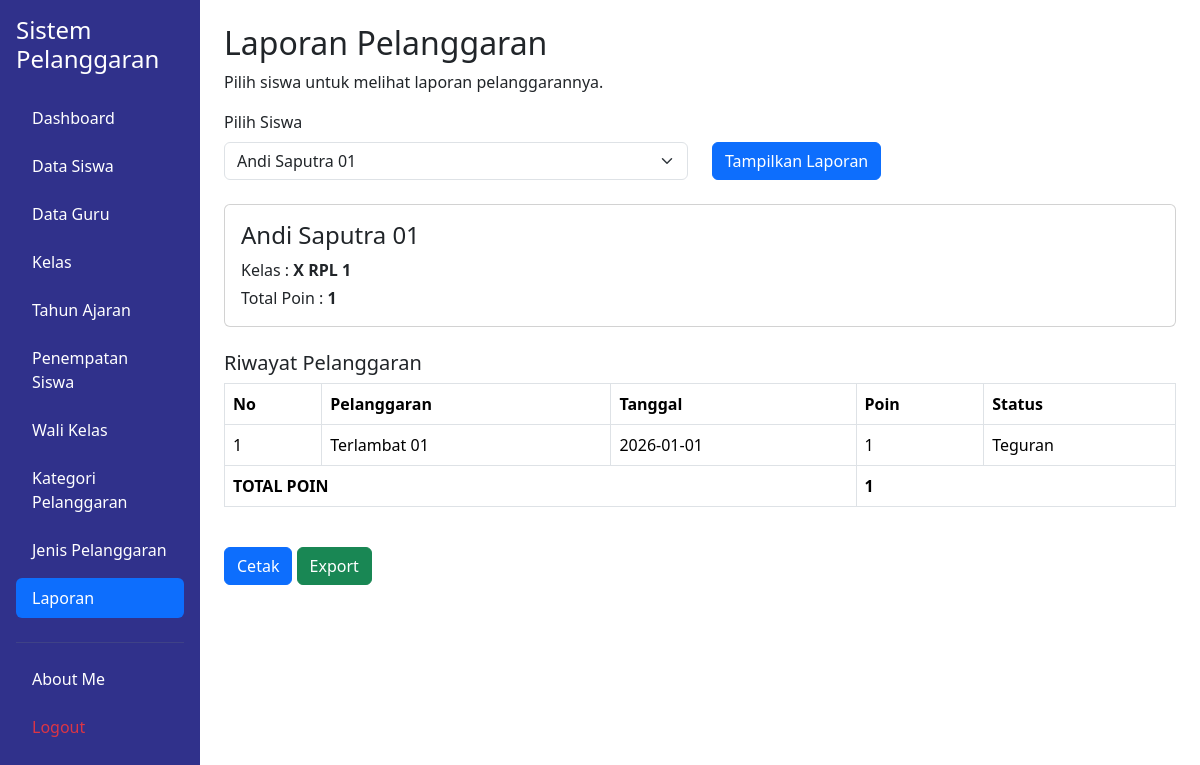
/laporan.php?siswa_id=1 (signed in), run on the app's committed database.
### tables this page shows
CREATE TABLE `t_pelanggaran_siswa` (
  `id` int(11) NOT NULL,
  `tahun_ajaran_id` int(11) NOT NULL,
  `siswa_id` int(11) NOT NULL,
  `nama_siswa` varchar(150) NOT NULL,
  `kelas_id` int(11) NOT NULL,
  `nama_kelas` varchar(100) NOT NULL,
  `pelanggaran_id` int(11) NOT NULL,
  `nama_pelanggaran` varchar(150) NOT NULL,
  `pelanggaran_kategori_id` int(11) NOT NULL,
  `guru_id` int(11) NOT NULL,
  `nama_guru` varchar(150) NOT NULL,
  `tanggal` date NOT NULL,
  `keterangan` text NOT NULL,
  `poin` int(11) NOT NULL,
  `tindakan` text NOT NULL,
  `status` varchar(30) NOT NULL,
  `created_at` timestamp NOT NULL DEFAULT current_timestamp(),
  `updated_at` timestamp NOT NULL DEFAULT current_timestamp()
);

### laporan.php (the view, shortened to what this page needs)
<?php
include "config/koneksi.php";
$role = strtolower($_SESSION['role']);
$data_siswa = mysqli_query(
    $koneksi,
    "SELECT DISTINCT siswa_id, nama_siswa
     FROM t_pelanggaran_siswa
     ORDER BY nama_siswa ASC"
);
$siswa_id = isset($_GET['siswa_id']) ? $_GET['siswa_id'] : '';
$data_laporan = null;
if ($siswa_id != '') {
    $data_laporan = mysqli_query(
        $koneksi,
        "SELECT *
         FROM t_pelanggaran_siswa
         WHERE siswa_id = '$siswa_id'
         ORDER BY tanggal DESC"
    );
}
?>
<!DOCTYPE html>
<html>
<head>
    <link
        href="https://cdn.jsdelivr.net/npm/bootstrap@5.3.3/dist/css/bootstrap.min.css"
        rel="stylesheet">
</head>
<body>
<div class="container-fluid">
    <div class="row">
        <div class="col-md-3 col-lg-2 min-vh-100 p-3"
             style="background-color: #30318B;">
            <h4 class="text-white mb-4">
                Sistem Pelanggaran
            </h4>
            <ul class="nav nav-pills flex-column">
                <li class="nav-item mb-2">
                    <a href="dashboard.php"
                       class="nav-link text-white">
                        Dashboard
                    </a>
                </li>
                <?php if ($role == 'admin') { ?>
                    <li class="nav-item mb-2">
                        <a href="data_siswa.php"
                           class="nav-link text-white">
                            Data Siswa
                        </a>
                    </li>
                    <li class="nav-item mb-2">
                        <a href="data_guru.php"
                           class="nav-link text-white">
                            Data Guru
                        </a>
                    </li>
                    <li class="nav-item mb-2">
                        <a href="data_kelas.php"
                           class="nav-link text-white">
                            Kelas
                        </a>
                    </li>
                    <li class="nav-item mb-2">
                        <a href="data_tahun_ajaran.php"
                           class="nav-link text-white">
                            Tahun Ajaran
                        </a>
                    </li>
                    <li class="nav-item mb-2">
                        <a href="penempatan_siswa.php"
                           class="nav-link text-white">
                            Penempatan Siswa
                        </a>
                    </li>
                    <li class="nav-item mb-2">
                        <a href="wali_kelas.php"
                           class="nav-link text-white">
                            Wali Kelas
                        </a>
                    </li>
                    <li class="nav-item mb-2">
                        <a href="kategori_pelanggaran.php"
                           class="nav-link text-white">
                            Kategori Pelanggaran
                        </a>
                    </li>
                    <li class="nav-item mb-2">
                        <a href="jenis_pelanggaran.php"
                           class="nav-link text-white">
                            Jenis Pelanggaran
                        </a>
                    </li>
                    <li class="nav-item mb-2">
                        <a href="laporan.php"
                           class="nav-link active">
                            Laporan
                        </a>
                    </li>
                <?php } ?>
                <hr class="text-secondary">
        <li class="nav-item mb-2">
            <a href="about_me.php"
                 class="nav-link text-white">
                    About Me
            </a>
        </li>
        <li class="nav-item">
            <a href="logout.php"
               class="nav-link text-danger">
                Logout
            </a>
        </li>
            </ul>
        </div>
        <main class="col-md-9 col-lg-10 p-4">
            <h2>Laporan Pelanggaran</h2>
            <p>
                Pilih siswa untuk melihat laporan pelanggarannya.
            </p>
            <form method="GET">
                <div class="row">
                    <div class="col-md-6">
                        <label class="form-label">
                            Pilih Siswa
                        </label>
                        <select
                            name="siswa_id"
                            class="form-select"
                            required>
                            <?php while ($siswa = mysqli_fetch_assoc($data_siswa)) { ?>
                                <option
                                    value="<?= $siswa['siswa_id']; ?>"
                                    <?= ($siswa_id == $siswa['siswa_id']) ? 'selected' : ''; ?>>
                                    <?= htmlspecialchars($siswa['nama_siswa']); ?>
                                </option>
                            <?php } ?>
                        </select>
                    </div>
                    <div class="col-md-6">
                        <label class="form-label">
                        </label>
                        <br>
                        <button
                            type="submit"
                            class="btn btn-primary">
                            Tampilkan Laporan
                        </button>
                    </div>
                </div>
            </form>
            <br>
            <?php if ($data_laporan != null) { ?>
                <?php
                $data_pertama = mysqli_fetch_assoc($data_laporan);
                if ($data_pertama) {
                ?>
                    <div class="card">
                        <div class="card-body">
                            <h4>
                                <?= htmlspecialchars($data_pertama['nama_siswa']); ?>
                            </h4>
                            <p class="mb-1">
                                Kelas :
                                <b>
                                    <?= htmlspecialchars($data_pertama['nama_kelas']); ?>
                                </b>
                            </p>
                            <p class="mb-0">
                                Total Poin :
                                <b>
                                    <?php
                                    $total_poin = $data_pertama['poin'];
                                    ?>
                                    <?= $total_poin; ?>
                                </b>
                            </p>
                        </div>
                    </div>
                    <br>
                    <h5>
                        Riwayat Pelanggaran
                    </h5>
                    <table class="table table-bordered">
                        <thead>
                            <tr>
                                <th>No</th>
                                <th>Pelanggaran</th>
                                <th>Tanggal</th>
                                <th>Poin</th>
                                <th>Status</th>
                            </tr>
                        </thead>
                        <tbody>
                            <?php
                            $no = 1;
                            $total_poin = $data_pertama['poin'];
                            ?>
                            <tr>
                                <td>
                                    <?= $no++; ?>
                                </td>
                                <td>
                                    <?= htmlspecialchars($data_pertama['nama_pelanggaran']); ?>
                                </td>
                                <td>
                                    <?= $data_pertama['tanggal']; ?>
                                </td>
                                <td>
                                    <?= $data_pertama['poin']; ?>
                                </td>
                                <td>
                                    <?= htmlspecialchars($data_pertama['status']); ?>
                                </td>
                            </tr>
                            <tr>
                                <td colspan="3">
                                    <b>
                                        TOTAL POIN
                                    </b>
                                </td>
                                <td colspan="2">
                                    <b>
                                        <?= $total_poin; ?>
                                    </b>
                                </td>
                            </tr>
                        </tbody>
                    </table>
                    <br>
                    <button
                        onclick="cetakLaporan()"
                        class="btn btn-primary">
                        Cetak
                    </button>
                    <button
                        onclick="exportCSV()"
                        class="btn btn-success">
                        Export
                    </button>
                <?php } ?>
            <?php } ?>
        </main>
    </div>
</div>
</body>
</html>

### data on the page
t_pelanggaran_siswa: nama_siswa "Andi Saputra 01", nama_kelas "X RPL 1", poin "1", nama_pelanggaran "Terlambat 01", tanggal "2026-01-01", status "Teguran"

### other printed values
$no++ "1"
form field siswa_id "Andi Saputra 01"
